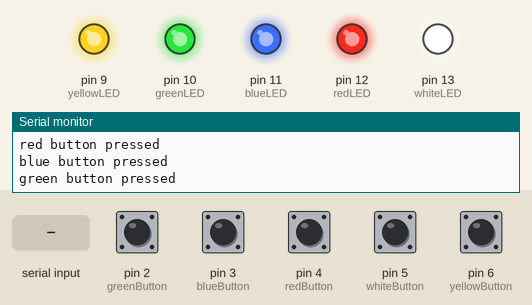
Simulated run of this sketch. Board: Arduino Uno, built with avr-gcc and run on an emulated ATmega328P. On the bench: output pins drawn as LEDs (lit = HIGH), the last lines printed to the serial monitor. Inputs (shaded band) come from the test bench; at power-on: pin 2 (greenButton), pin 3 (blueButton), pin 4 (redButton), pin 5 (whiteButton), pin 6 (yellowButton) LOW.

Above: at 1.2 s.
1.3 s: pin 2 (greenButton) pulled HIGH for 0.15 s
At 1.44 s:
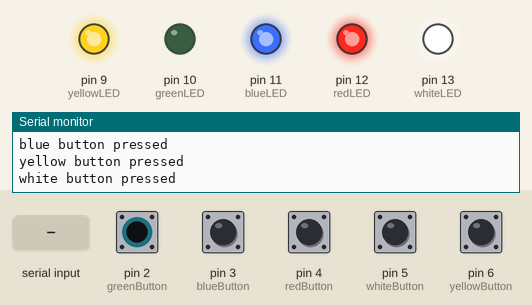
3.0 s: pin 3 (blueButton) pulled HIGH for 0.15 s
At 3.7 s:
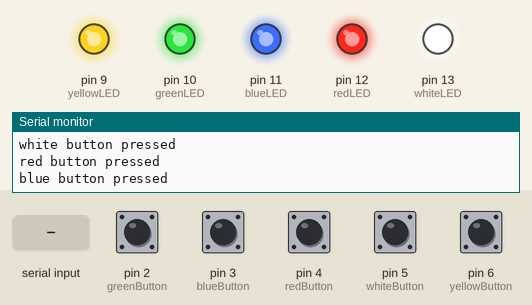
4.6 s: pin 4 (redButton) pulled HIGH for 0.15 s
At 4.69 s:
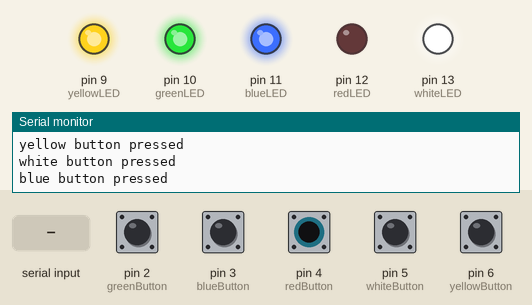
6.2 s: pin 6 (yellowButton) pulled HIGH for 0.15 s
At 6.29 s:
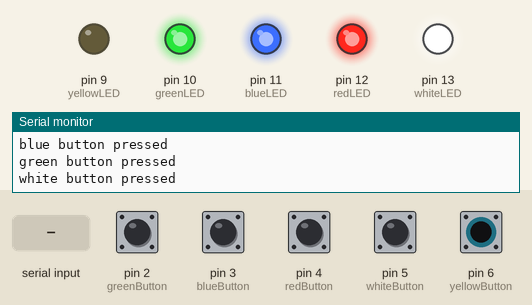
7.8 s: pin 5 (whiteButton) pulled HIGH for 0.15 s
At 9.1 s:
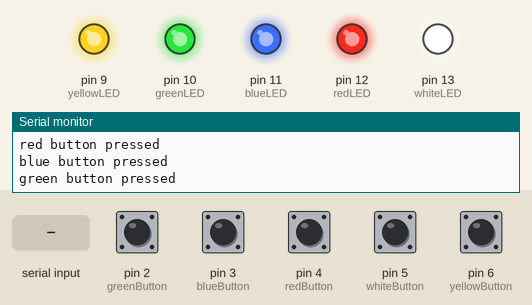
9.4 s: "90,45\n" received over Serial
At 10.7 s:
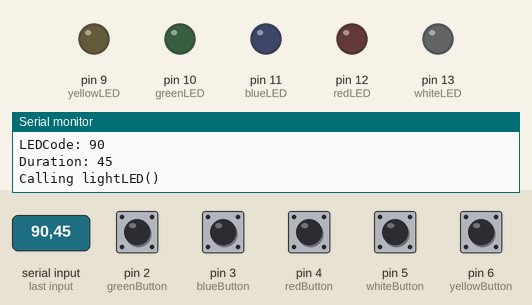
Timing chart, 0 to 13.1 s (numbered marks = the images above; inputs shaded):
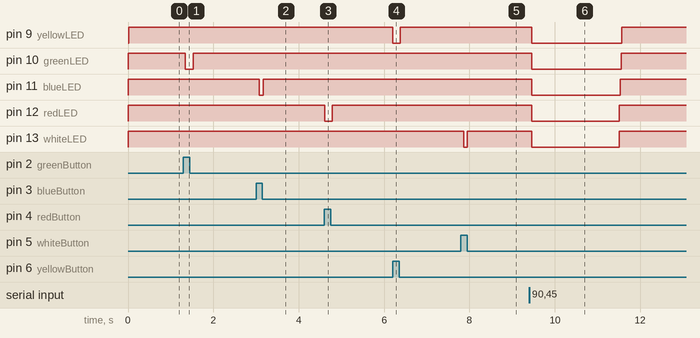

The sketch:

Simon.ino
```cpp
// Assigning variables for button pin values
int whiteButton  = 5;
int redButton    = 4;
int blueButton   = 3;
int greenButton  = 2;
int yellowButton = 6;

// Assigning variables for LED pin values
int whiteLED     = 13;
int redLED       = 12;
int blueLED      = 11;
int greenLED     = 10;
int yellowLED    = 9;

//int currentLED   = 0;
int ledCode = 0;
int duration = 0;
//String data;
//double duration, preDecimal, postDecimal;
//boolean decimal = false;
//double decimalPlaces = 1;

void setup() {
  // put your setup code here, to run once:

  pinMode(whiteLED, OUTPUT);
  pinMode(whiteButton, INPUT);

  pinMode(redLED, OUTPUT);
  pinMode(redButton, INPUT);

  pinMode(blueLED, OUTPUT);
  pinMode(blueButton, INPUT);

  pinMode(greenLED, OUTPUT);
  pinMode(greenButton, INPUT);

  pinMode(yellowLED, OUTPUT);
  pinMode(yellowButton, INPUT);

  Serial.begin(9600);

}

void loop() {

  ledTest();

  readLED();
}

void readLED() {

  while (Serial.available() > 0) {
    ledCode = Serial.parseInt();
    duration = Serial.parseInt();

    Serial.print("LEDCode: ");
    Serial.println(ledCode);
    Serial.print("Duration: ");
    Serial.println(duration);

    Serial.println("Calling lightLED()");
    lightLED(ledCode, duration);
  }
}

void lightLED(int color, double duration) {
  switch (color) {
      case 1:
        // Turn on white LED
        digitalWrite(whiteLED, HIGH);
        Serial.println("White LED is ON");
        break;
      case 2:
        // Turn on red LED
        digitalWrite(redLED, HIGH);
        Serial.println("Red LED is ON");
        break;
      case 3:
        // Turn on blue LED
        digitalWrite(blueLED, HIGH);
        Serial.println("Blue LED is ON");
        break;
      case 4:
        // Turn on green LED
        digitalWrite(greenLED, HIGH);
        Serial.println("Green LED is ON");
        break;
      case 5:
        // Turn on yellow LED
        digitalWrite(yellowLED, HIGH);
        Serial.println("Yellow LED is ON");
        break;
      default:
        // Turn off all LEDs
        digitalWrite(whiteLED, LOW);
        digitalWrite(greenLED, LOW);
        digitalWrite(blueLED, LOW);
        digitalWrite(redLED, LOW);
        digitalWrite(yellowLED, LOW);
        break;
    }

    delay(duration);
    digitalWrite(whiteLED, LOW);
    digitalWrite(greenLED, LOW);
    digitalWrite(blueLED, LOW);
    digitalWrite(redLED, LOW);
    digitalWrite(yellowLED, LOW);
}

void ledTest() {
  if (digitalRead(whiteButton) == HIGH) {
    digitalWrite(whiteLED, LOW);
  } else {
    digitalWrite(whiteLED, HIGH);
    Serial.println("white button pressed");
  }

  if (digitalRead(redButton) == HIGH) {
    digitalWrite(redLED, LOW);
  } else {
    digitalWrite(redLED, HIGH);
    Serial.println("red button pressed");
  }

  if (digitalRead(blueButton) == HIGH) {
    digitalWrite(blueLED, LOW);
  } else {
    digitalWrite(blueLED, HIGH);
    Serial.println("blue button pressed");
  }

  if (digitalRead(greenButton) == HIGH) {
    digitalWrite(greenLED, LOW);
  } else {
    digitalWrite(greenLED, HIGH);
    Serial.println("green button pressed");
  }

  if (digitalRead(yellowButton) == HIGH) {
    digitalWrite(yellowLED, LOW);
  } else {
    digitalWrite(yellowLED, HIGH);
    Serial.println("yellow button pressed");
  }
}
```

Measured:
- after the input at 1.3 s, pin 10 (greenLED): HIGH → LOW after 0.05 s, → HIGH 0.18 s later
- after the input at 3.0 s, pin 11 (blueLED): HIGH → LOW after 0.08 s, → HIGH 0.09 s later
- after the input at 4.6 s, pin 12 (redLED): HIGH → LOW at once, → HIGH 0.18 s later
- after the input at 6.2 s, pin 9 (yellowLED): HIGH → LOW at once, → HIGH 0.18 s later
- after the input at 7.8 s, pin 13 (whiteLED): HIGH → LOW after 0.06 s, → HIGH 0.09 s later
- after the input at 9.4 s, pin 9 (yellowLED), pin 10 (greenLED), pin 11 (blueLED): HIGH → LOW after 0.06 s, → HIGH 2.1 s later; pin 12 (redLED), pin 13 (whiteLED): HIGH → LOW after 0.06 s, → HIGH 2.0 s later
